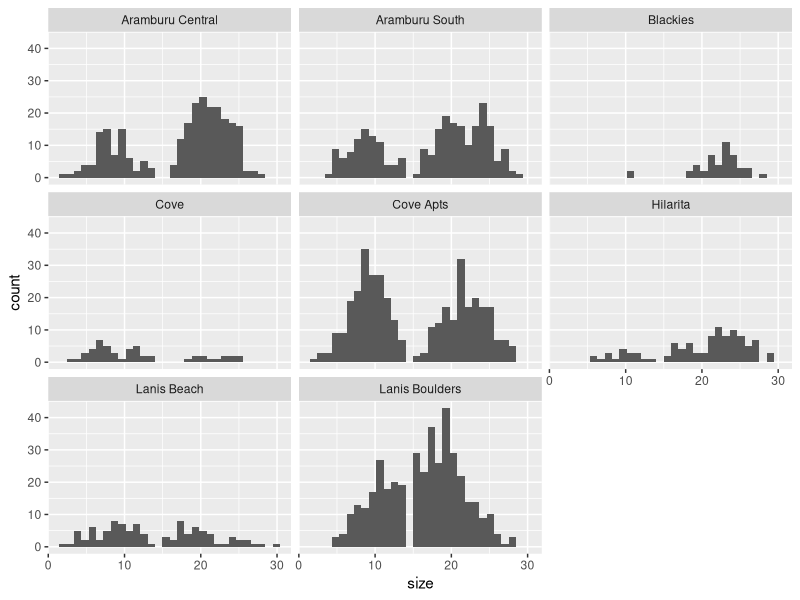
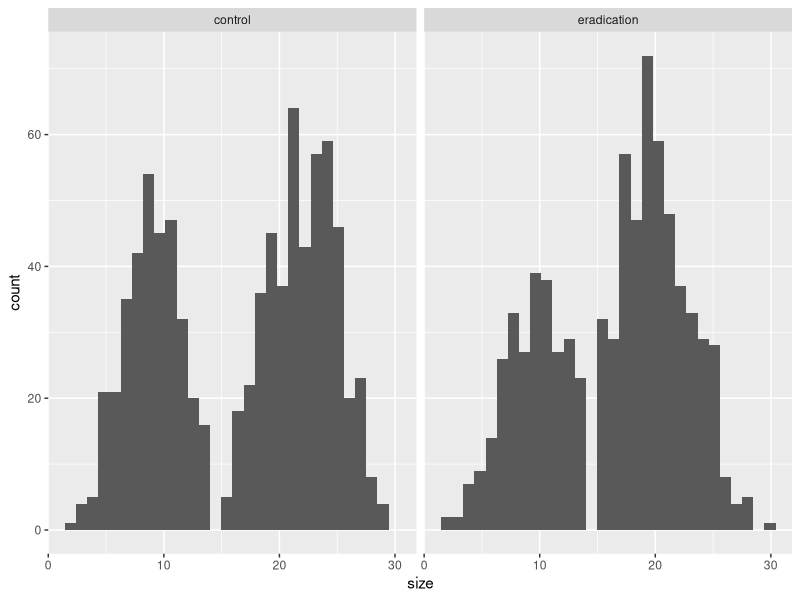
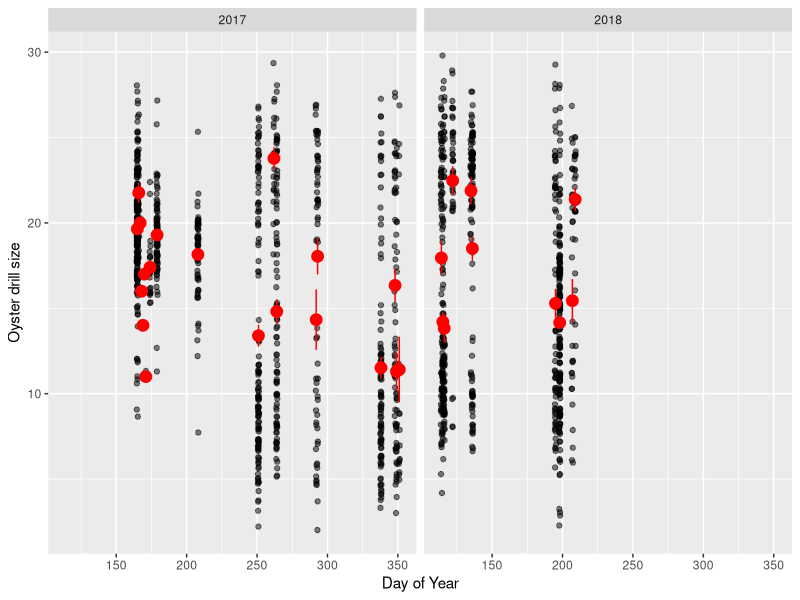
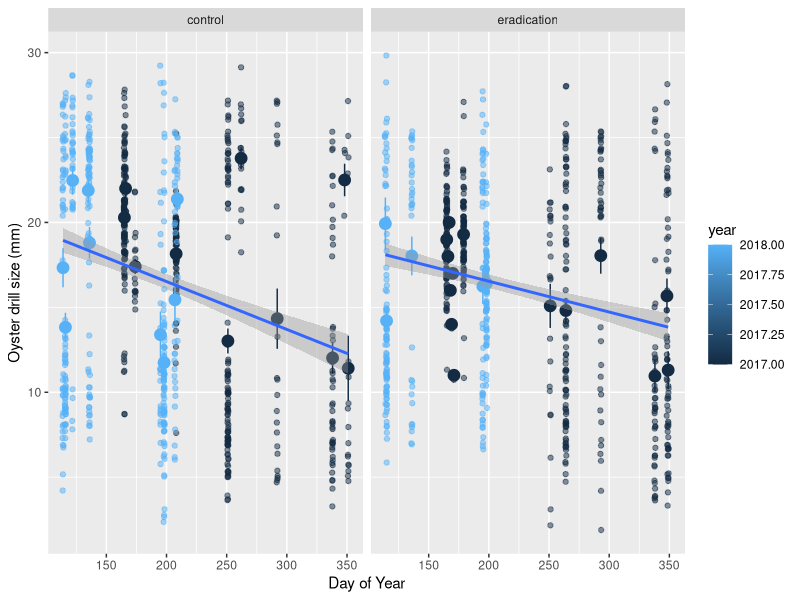
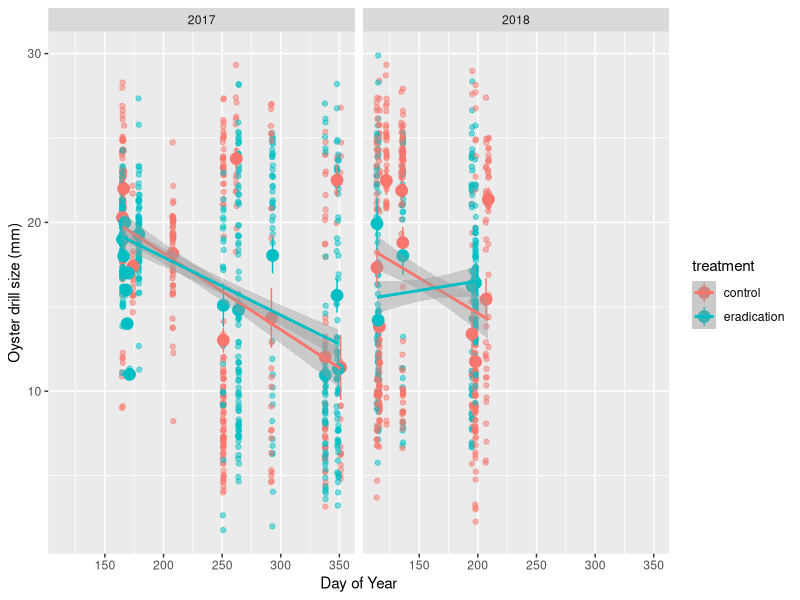

These figures' R source, in order:
##Efficacy of functional eradication over time (size frequency) EDA and analysis
#Jordanna Barley
#Updated 6/2/20

require(here)
require(tidyverse)

data<-read.csv(here('data', 'CBOR_OysterDrill_sizefequency_clean_2020.csv'))

#Plots----------------------------------------------------

#histogram of distribution by site
data %>% 
  ggplot(aes(x=size))+
  geom_histogram()+
  facet_wrap(~Site) #there seems to be a bimodal distribution at almost every site

data %>% 
  ggplot(aes(x=size))+
  geom_histogram()+
  facet_wrap(~treatment) #same bimodal distribution

data %>% 
  ggplot(aes(x=day_of_year, y=size))+
  geom_point(alpha=0.5, position = position_jitter())+
  stat_summary(fun.args = list(mult=1),geom='pointrange', size=0.75, col='red')+
  facet_wrap(~year)+
  ylab('Oyster drill size')+
  xlab('Day of Year') #2017: can maybe see a decrease in oyster drill size

data %>% 
  ggplot(aes(x=day_of_year, y=size, color=year))+
  geom_point(alpha=0.5, position = position_jitter())+
  stat_summary(fun.args = list(mult=1),geom='pointrange', size=0.75)+
  geom_smooth(method = 'lm')+
  facet_wrap(~treatment)+
  ylab('Oyster drill size (mm)')+
  xlab('Day of Year') 

data %>% 
  ggplot(aes(x=day_of_year, y=size, color=treatment))+
  geom_point(alpha=0.5, position=position_jitter())+
  stat_summary(fun.args = list(mult=1), geom='pointrange', size=0.75)+
  geom_smooth(method = 'lm')+
  facet_wrap(~year)+
  ylab('Oyster drill size (mm)')+
  xlab('Day of Year') #it seems likely that size in 2017 did decrease, but not because of treatment. size at erdication site seems to have increased in 2018. 


#Models------------------------------------------------















